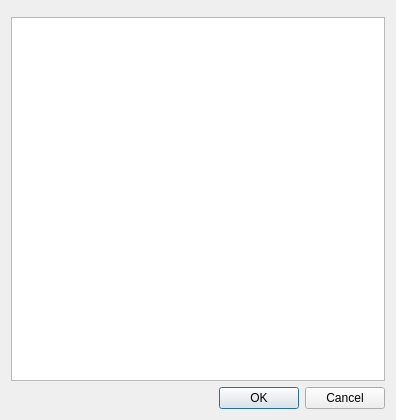
<?xml version="1.0" encoding="UTF-8"?>
<ui version="4.0">
 <class>TraceImportDialog</class>
 <widget class="QDialog" name="TraceImportDialog">
  <property name="geometry">
   <rect>
    <x>0</x>
    <y>0</y>
    <width>396</width>
    <height>420</height>
   </rect>
  </property>
  <property name="windowTitle">
   <string>Import Traces</string>
  </property>
  <layout class="QVBoxLayout" name="verticalLayout">
   <item>
    <widget class="TouchstoneImport" name="touchstoneImport" native="true"/>
   </item>
   <item>
    <widget class="QTableView" name="tableView">
     <attribute name="horizontalHeaderCascadingSectionResizes">
      <bool>false</bool>
     </attribute>
     <attribute name="horizontalHeaderMinimumSectionSize">
      <number>21</number>
     </attribute>
     <attribute name="horizontalHeaderDefaultSectionSize">
      <number>80</number>
     </attribute>
     <attribute name="horizontalHeaderStretchLastSection">
      <bool>true</bool>
     </attribute>
     <attribute name="verticalHeaderVisible">
      <bool>false</bool>
     </attribute>
    </widget>
   </item>
   <item>
    <widget class="QDialogButtonBox" name="buttonBox">
     <property name="orientation">
      <enum>Qt::Horizontal</enum>
     </property>
     <property name="standardButtons">
      <set>QDialogButtonBox::Cancel|QDialogButtonBox::Ok</set>
     </property>
    </widget>
   </item>
  </layout>
 </widget>
 <customwidgets>
  <customwidget>
   <class>TouchstoneImport</class>
   <extends>QWidget</extends>
   <header>CustomWidgets/touchstoneimport.h</header>
   <container>1</container>
  </customwidget>
 </customwidgets>
 <resources/>
 <connections>
  <connection>
   <sender>buttonBox</sender>
   <signal>accepted()</signal>
   <receiver>TraceImportDialog</receiver>
   <slot>accept()</slot>
   <hints>
    <hint type="sourcelabel">
     <x>248</x>
     <y>254</y>
    </hint>
    <hint type="destinationlabel">
     <x>157</x>
     <y>274</y>
    </hint>
   </hints>
  </connection>
  <connection>
   <sender>buttonBox</sender>
   <signal>rejected()</signal>
   <receiver>TraceImportDialog</receiver>
   <slot>reject()</slot>
   <hints>
    <hint type="sourcelabel">
     <x>316</x>
     <y>260</y>
    </hint>
    <hint type="destinationlabel">
     <x>286</x>
     <y>274</y>
    </hint>
   </hints>
  </connection>
 </connections>
</ui>
